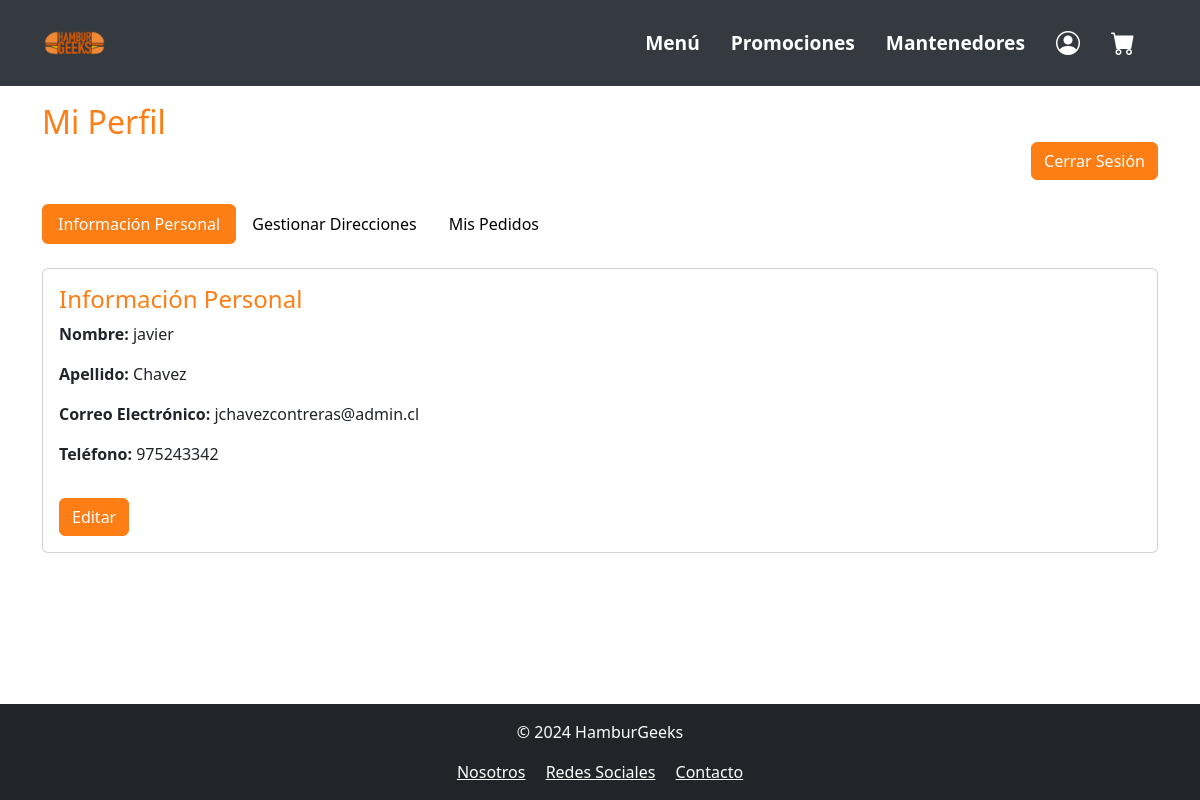
Page /index/index-perfil.php (signed in) on the committed database.
### tables this page shows
CREATE TABLE `usuario` (
  `id_usuario` int(11) NOT NULL,
  `nombre` varchar(30) DEFAULT NULL,
  `apellido` varchar(30) DEFAULT NULL,
  `correo_electronico` varchar(100) DEFAULT NULL,
  `contrasenia` varchar(255) DEFAULT NULL,
  `telefono` varchar(9) DEFAULT NULL,
  `fecha_registro` date DEFAULT curdate(),
  `puntos_recompensa` int(11) DEFAULT NULL
);

### index/index-perfil.php (the view, shortened to what this page needs)
<?php
include '../includes/header.php';
$user_id = $_SESSION['user_id'];
$query_user = "SELECT nombre, apellido, correo_electronico, telefono FROM usuario WHERE id_usuario = ?";
$stmt_user = $conexion->prepare($query_user);
$stmt_user->bind_param("i", $user_id);
$stmt_user->execute();
$result_user = $stmt_user->get_result();
$user_data = $result_user->fetch_assoc();
?>
<!DOCTYPE html>
<html lang="es">
<head>
    <link href="https://cdn.jsdelivr.net/npm/bootstrap@5.3.0/dist/css/bootstrap.min.css" rel="stylesheet">
</head>
<body>
    <div class="container pt-4 my-5">
        <div class="d-flex justify-content-between align-items-center mb-4">
            <h2 class="text-center">Mi Perfil</h2>
            <div>
                <a href="../login/logout.php" class="btn btn-danger">Cerrar Sesión</a>
            </div>
        </div>
        <ul class="nav nav-pills mb-4" id="perfil-tabs" role="tablist">
            <li class="nav-item" role="presentation">
                <button class="nav-link active" id="personal-tab" data-bs-toggle="pill" data-bs-target="#personal-info"
                    type="button" role="tab">Información Personal</button>
            </li>
            <li class="nav-item" role="presentation">
                <button class="nav-link" id="addresses-tab" data-bs-toggle="pill" data-bs-target="#manage-addresses"
                    type="button" role="tab">Gestionar Direcciones</button>
            </li>
            <li class="nav-item" role="presentation">
                <button class="nav-link" id="settings-tab" data-bs-toggle="pill" data-bs-target="#settings"
                    type="button" role="tab">Mis Pedidos</button>
            </li>
        </ul>
        <div class="tab-content">
            <div class="tab-pane fade show active" id="personal-info" role="tabpanel" aria-labelledby="personal-tab">
                <div class="card">
                    <div class="card-body">
                        <h4>Información Personal</h4>
                        <p><strong>Nombre:</strong> <?= htmlspecialchars($user_data['nombre']); ?></p>
                        <p><strong>Apellido:</strong> <?= htmlspecialchars($user_data['apellido']); ?></p>
                        <p><strong>Correo Electrónico:</strong>
                            <?= htmlspecialchars($user_data['correo_electronico']); ?></p>
                        <p><strong>Teléfono:</strong> <?= htmlspecialchars($user_data['telefono']); ?></p>
                        <button class="btn btn-primary mt-3" data-bs-toggle="modal"
                            data-bs-target="#editPersonalInfoModal">Editar</button>
                    </div>
                </div>
            </div>
        </div>
    </div>
</body>
</html>
<?php include '../includes/footer.php'; ?>

### index/index-perfil.php (style rules this page uses)
.container .btn-primary, .container .btn-warning, .container .btn-danger, .container .btn-success { background-color: #fd7e14; border-color: #fd7e14; margin-top: 55%; }
.container h2, .container h4, .container .nav-link.active { color: #fd7e14; / }
.container .nav-link.active { background-color: #fd7e14; color: white; }
.nav-pills .nav-link { color: black; }
html, body { height: 100%; display: flex; flex-direction: column; }
body { flex-grow: 1; }

### rows in the picture
usuario: nombre "javier", apellido "Chavez", correo_electronico "jchavezcontreras@admin.cl", telefono "975243342"
